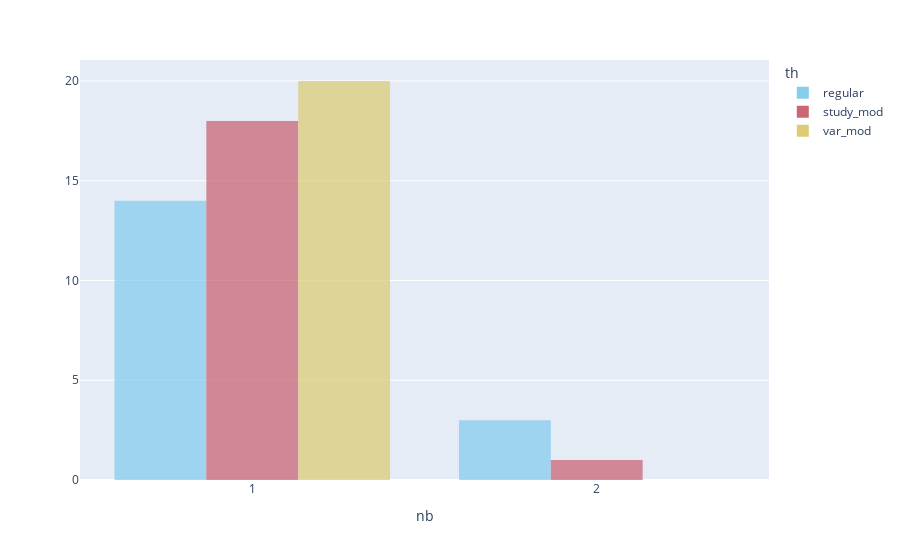

Source (notebook cell):
### Code cell
df_hist = pd.DataFrame(columns=["th", "nb"])
for th in TEMPLATES_VAR.keys():
    vals = human_h[human_h.th == th].groupby(TEMPLATES_VAR[th]).agg({"user_id": "nunique"}).user_id.values
    curr_df = pd.DataFrame({"th": th, "nb": vals}, columns=["th", "nb"])
    df_hist = pd.concat([df_hist, curr_df])

color_palette = px.colors.qualitative.Safe
fig = px.histogram(df_hist, x="nb", histnorm="", nbins=human_h.user_id.unique().shape[0], color="th",
                   color_discrete_sequence=color_palette, opacity=0.75)
fig.update_layout(barmode='group')
fig.write_image("../visualisations/user_studies_common_h.pdf", format='pdf')
fig.show()

### Figure 1 — Plotly figure (JSON) as saved in the notebook; plotly's stock layout.template omitted (floating-point values rounded to 4 significant figures)
{"data": [{"alignmentgroup": "True", "bingroup": "x", "histnorm": "", "hovertemplate": "th=regular<br>nb=%{x}<br>=%{y}<extra></extra>", "legendgroup": "regular", "marker": {"color": "rgb(136, 204, 238)", "opacity": 0.75, "pattern": {"shape": ""}}, "name": "regular", "nbinsx": 2, "offsetgroup": "regular", "orientation": "v", "showlegend": true, "type": "histogram", "x": [1, 1, 2, 1, 1, 1, 1, 1, 1, 1, 2, 1, 2, 1, 1, 1, 1], "xaxis": "x", "yaxis": "y"}, {"alignmentgroup": "True", "bingroup": "x", "histnorm": "", "hovertemplate": "th=study_mod<br>nb=%{x}<br>=%{y}<extra></extra>", "legendgroup": "study_mod", "marker": {"color": "rgb(204, 102, 119)", "opacity": 0.75, "pattern": {"shape": ""}}, "name": "study_mod", "nbinsx": 2, "offsetgroup": "study_mod", "orientation": "v", "showlegend": true, "type": "histogram", "x": [1, 1, 1, 1, 1, 1, 1, 1, 1, 1, 1, 1, 1, 1, 2, 1, 1, 1, 1], "xaxis": "x", "yaxis": "y"}, {"alignmentgroup": "True", "bingroup": "x", "histnorm": "", "hovertemplate": "th=var_mod<br>nb=%{x}<br>=%{y}<extra></extra>", "legendgroup": "var_mod", "marker": {"color": "rgb(221, 204, 119)", "opacity": 0.75, "pattern": {"shape": ""}}, "name": "var_mod", "nbinsx": 2, "offsetgroup": "var_mod", "orientation": "v", "showlegend": true, "type": "histogram", "x": [1, 1, 1, 1, 1, 1, 1, 1, 1, 1, 1, 1, 1, 1, 1, 1, 1, 1, 1, 1], "xaxis": "x", "yaxis": "y"}], "layout": {"barmode": "group", "legend": {"title": {"text": "th"}, "tracegroupgap": 0}, "margin": {"t": 60}, "xaxis": {"anchor": "y", "domain": [0, 1], "title": {"text": "nb"}}, "yaxis": {"anchor": "x", "domain": [0, 1], "title": {"text": ""}}}}
